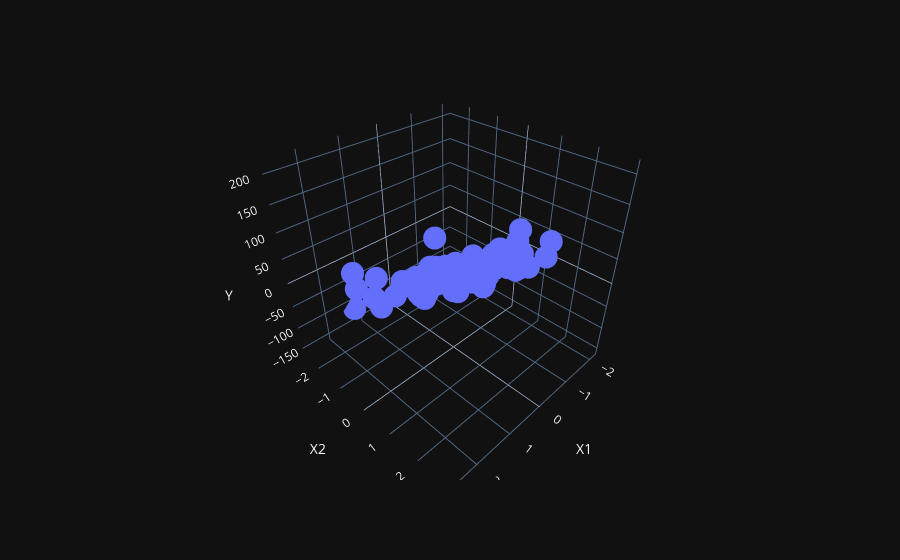

Source (notebook cell):
### Code cell
import plotly.express as px
fig = px.scatter_3d(x=x1, y=x2, z=y, labels={"x": "X1", "y": "X2", "z": "Y"})
fig.show()
